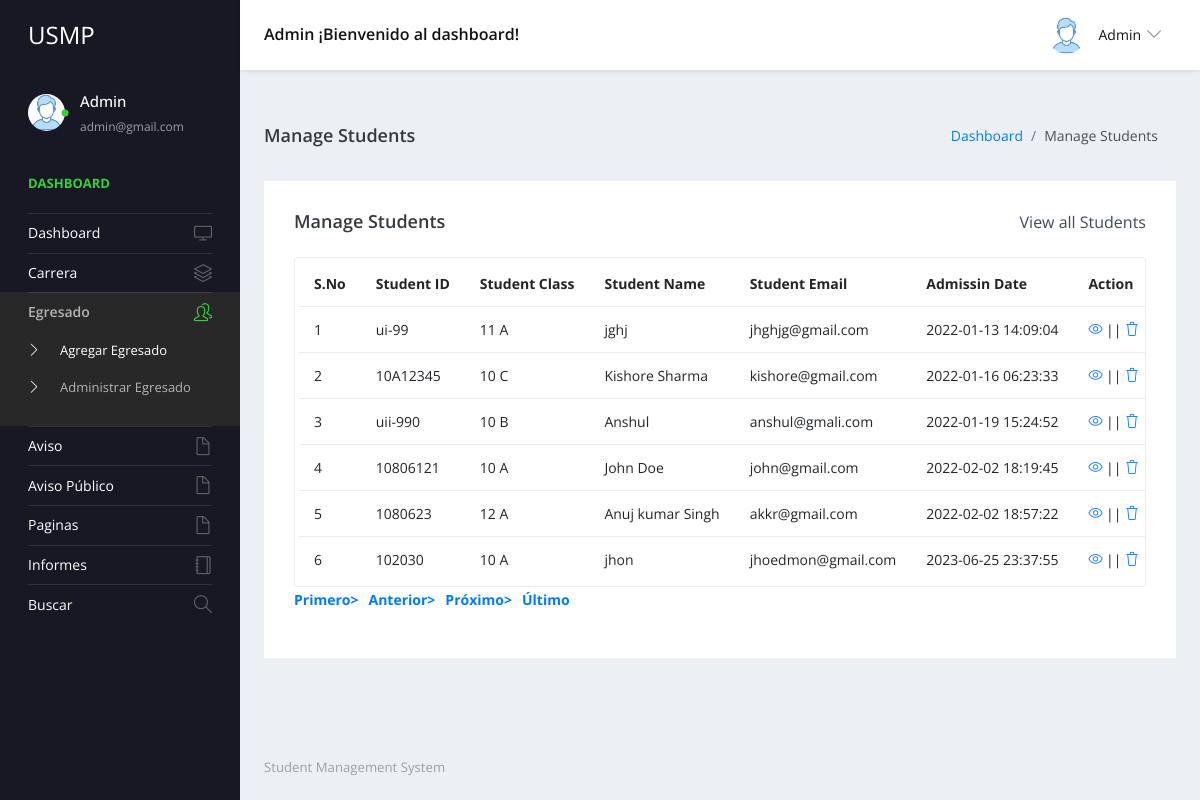
/studentms/admin/manage-students.php (signed in), run on the app's committed database.
### tables this page shows
CREATE TABLE `tblstudent` (
  `ID` int(10) NOT NULL,
  `StudentName` varchar(200) DEFAULT NULL,
  `StudentEmail` varchar(200) DEFAULT NULL,
  `StudentClass` varchar(100) DEFAULT NULL,
  `Gender` varchar(50) DEFAULT NULL,
  `DOB` date DEFAULT NULL,
  `StuID` varchar(200) DEFAULT NULL,
  `FatherName` mediumtext DEFAULT NULL,
  `MotherName` mediumtext DEFAULT NULL,
  `ContactNumber` bigint(10) DEFAULT NULL,
  `AltenateNumber` bigint(10) DEFAULT NULL,
  `Address` mediumtext DEFAULT NULL,
  `UserName` varchar(200) DEFAULT NULL,
  `Password` varchar(200) DEFAULT NULL,
  `Image` varchar(200) DEFAULT NULL,
  `DateofAdmission` timestamp NULL DEFAULT current_timestamp()
);

CREATE TABLE `tblclass` (
  `ID` int(5) NOT NULL,
  `ClassName` varchar(50) DEFAULT NULL,
  `Section` varchar(20) DEFAULT NULL,
  `CreationDate` timestamp NULL DEFAULT current_timestamp()
);

### studentms/admin/manage-students.php (the view, shortened to what this page needs)
<?php
include('includes/dbconnection.php');
if (strlen($_SESSION['sturecmsaid']==0)) {
  header('location:logout.php');
  } else{
?>
<!DOCTYPE html>
<html lang="en">
  <head>
    <link rel="stylesheet" href="vendors/simple-line-icons/css/simple-line-icons.css">
    <link rel="stylesheet" href="vendors/flag-icon-css/css/flag-icon.min.css">
    <link rel="stylesheet" href="vendors/css/vendor.bundle.base.css">
    <link rel="stylesheet" href="./vendors/daterangepicker/daterangepicker.css">
    <link rel="stylesheet" href="./vendors/chartist/chartist.min.css">
    <link rel="stylesheet" href="./css/style.css">
  </head>
  <body>
    <div class="container-scroller">
     <?php include_once('includes/header.php');?>
      <div class="container-fluid page-body-wrapper">
        <?php include_once('includes/sidebar.php');?>
        <div class="main-panel">
          <div class="content-wrapper">
             <div class="page-header">
              <h3 class="page-title"> Manage Students </h3>
              <nav aria-label="breadcrumb">
                <ol class="breadcrumb">
                  <li class="breadcrumb-item"><a href="dashboard.php">Dashboard</a></li>
                  <li class="breadcrumb-item active" aria-current="page"> Manage Students</li>
                </ol>
              </nav>
            </div>
            <div class="row">
              <div class="col-md-12 grid-margin stretch-card">
                <div class="card">
                  <div class="card-body">
                    <div class="d-sm-flex align-items-center mb-4">
                      <h4 class="card-title mb-sm-0">Manage Students</h4>
                      <a href="#" class="text-dark ml-auto mb-3 mb-sm-0"> View all Students</a>
                    </div>
                    <div class="table-responsive border rounded p-1">
                      <table class="table">
                        <thead>
                          <tr>
                            <th class="font-weight-bold">S.No</th>
                            <th class="font-weight-bold">Student ID</th>
                            <th class="font-weight-bold">Student Class</th>
                            <th class="font-weight-bold">Student Name</th>
                            <th class="font-weight-bold">Student Email</th>
                            <th class="font-weight-bold">Admissin Date</th>
                            <th class="font-weight-bold">Action</th>
                          </tr>
                        </thead>
                        <tbody>
                           <?php
                            if (isset($_GET['pageno'])) {
            $pageno = $_GET['pageno'];
        } else {
            $pageno = 1;
        }
        $no_of_records_per_page = 15;
        $offset = ($pageno-1) * $no_of_records_per_page;
       $ret = "SELECT ID FROM tblstudent";
$query1 = $dbh -> prepare($ret);
$query1->execute();
$total_rows=$query1->rowCount();
$total_pages = ceil($total_rows / $no_of_records_per_page);
$sql="SELECT tblstudent.StuID,tblstudent.ID as sid,tblstudent.StudentName,tblstudent.StudentEmail,tblstudent.DateofAdmission,tblclass.ClassName,tblclass.Section from tblstudent join tblclass on tblclass.ID=tblstudent.StudentClass LIMIT $offset, $no_of_records_per_page";
$query = $dbh -> prepare($sql);
$query->execute();
$results=$query->fetchAll(PDO::FETCH_OBJ);
$cnt=1;
if($query->rowCount() > 0)
{
foreach($results as $row)
{               ?>
                          <tr>
                            <td><?php echo htmlentities($cnt);?></td>
                            <td><?php  echo htmlentities($row->StuID);?></td>
                            <td><?php  echo htmlentities($row->ClassName);?> <?php  echo htmlentities($row->Section);?></td>
                            <td><?php  echo htmlentities($row->StudentName);?></td>
                            <td><?php  echo htmlentities($row->StudentEmail);?></td>
                            <td><?php  echo htmlentities($row->DateofAdmission);?></td>
                            <td>
                              <div><a href="edit-student-detail.php?editid=<?php echo htmlentities ($row->sid);?>"><i class="icon-eye"></i></a>
                                                || <a href="manage-students.php?delid=<?php echo ($row->sid);?>" onclick="return confirm('Do you really want to Delete ?');"> <i class="icon-trash"></i></a></div>
                            </td>
                          </tr><?php $cnt=$cnt+1;}} ?>
                        </tbody>
                      </table>
                    </div>
                    <div align="left">
    <ul class="pagination" >
        <li><a href="?pageno=1"><strong>Primero></strong></a></li>
        <li class="<?php if($pageno <= 1){ echo 'disabled'; } ?>">
            <a href="<?php if($pageno <= 1){ echo '#'; } else { echo "?pageno=".($pageno - 1); } ?>"><strong style="padding-left: 10px">Anterior></strong></a>
        </li>
        <li class="<?php if($pageno >= $total_pages){ echo 'disabled'; } ?>">
            <a href="<?php if($pageno >= $total_pages){ echo '#'; } else { echo "?pageno=".($pageno + 1); } ?>"><strong style="padding-left: 10px">Próximo></strong></a>
        </li>
        <li><a href="?pageno=<?php echo $total_pages; ?>"><strong style="padding-left: 10px">Último</strong></a></li>
    </ul>
</div>
                  </div>
                </div>
              </div>
            </div>
          </div>
         <?php include_once('includes/footer.php');?>
        </div>
      </div>
    </div>
  </body>
</html><?php }  ?>

### studentms/admin/includes/header.php (shortened to what this page needs)
 <nav class="navbar default-layout-navbar col-lg-12 col-12 p-0 fixed-top d-flex flex-row">
        <div class="navbar-brand-wrapper d-flex align-items-center">
          <a class="navbar-brand brand-logo" href="dashboard.php">
            <strong style="color: white;">USMP</strong>
          </a>
        </div><?php
         $aid= $_SESSION['sturecmsaid'];
$sql="SELECT * from tbladmin where ID=:aid";
$query = $dbh -> prepare($sql);
$query->bindParam(':aid',$aid,PDO::PARAM_STR);
$query->execute();
$results=$query->fetchAll(PDO::FETCH_OBJ);
$cnt=1;
if($query->rowCount() > 0)
{
foreach($results as $row)
{               ?>
        <div class="navbar-menu-wrapper d-flex align-items-center flex-grow-1">
          <h5 class="mb-0 font-weight-medium d-none d-lg-flex"><?php  echo htmlentities($row->AdminName);?> ¡Bienvenido al dashboard!</h5>
          <ul class="navbar-nav navbar-nav-right ml-auto">
            <li class="nav-item dropdown d-none d-xl-inline-flex user-dropdown">
              <a class="nav-link dropdown-toggle" id="UserDropdown" href="#" data-toggle="dropdown" aria-expanded="false">
                <img class="img-xs rounded-circle ml-2" src="images/faces/face8.jpg" alt="Profile image"> <span class="font-weight-normal"> <?php  echo htmlentities($row->AdminName);?> </span></a>
                <?php $cnt=$cnt+1;}} ?>
            </li>
          </ul>
        </div>
      </nav>

### studentms/admin/includes/sidebar.php (shortened to what this page needs)
<nav class="sidebar sidebar-offcanvas" id="sidebar">
          <ul class="nav">
            <li class="nav-item nav-profile">
              <a href="#" class="nav-link">
                <div class="profile-image">
                  <img class="img-xs rounded-circle" src="images/faces/face8.jpg" alt="profile image">
                  <div class="dot-indicator bg-success"></div>
                </div>
                <div class="text-wrapper">
                  <?php
         $aid= $_SESSION['sturecmsaid'];
$sql="SELECT * from tbladmin where ID=:aid";
$query = $dbh -> prepare($sql);
$query->bindParam(':aid',$aid,PDO::PARAM_STR);
$query->execute();
$results=$query->fetchAll(PDO::FETCH_OBJ);
$cnt=1;
if($query->rowCount() > 0)
{
foreach($results as $row)
{               ?>
                  <p class="profile-name"><?php  echo htmlentities($row->AdminName);?></p>
                  <p class="designation"><?php  echo htmlentities($row->Email);?></p><?php $cnt=$cnt+1;}} ?>
                </div>
              </a>
            </li>
            <li class="nav-item nav-category">
              <span class="nav-link">Dashboard</span>
            </li>
            <li class="nav-item">
              <a class="nav-link" href="dashboard.php">
                <span class="menu-title">Dashboard</span>
                <i class="icon-screen-desktop menu-icon"></i>
              </a>
            </li>
            <li class="nav-item">
              <a class="nav-link" data-toggle="collapse" href="#ui-basic" aria-expanded="false" aria-controls="ui-basic">
                <span class="menu-title">Carrera</span>
                <i class="icon-layers menu-icon"></i>
              </a>
            </li>
            <li class="nav-item">
              <a class="nav-link" data-toggle="collapse" href="#ui-basic1" aria-expanded="false" aria-controls="ui-basic1">
                <span class="menu-title">Egresado</span>
                <i class="icon-people menu-icon"></i>
              </a>
              <div class="collapse" id="ui-basic1">
                <ul class="nav flex-column sub-menu">
                  <li class="nav-item"> <a class="nav-link" href="add-students.php">Agregar Egresado</a></li>
                  <li class="nav-item"> <a class="nav-link" href="manage-students.php">Administrar Egresado</a></li>
                </ul>
              </div>
            </li>
            <li class="nav-item">
              <a class="nav-link" data-toggle="collapse" href="#auth" aria-expanded="false" aria-controls="auth">
                <span class="menu-title">Aviso</span>
                <i class="icon-doc menu-icon"></i>
              </a>
            </li>
            <li class="nav-item">
              <a class="nav-link" data-toggle="collapse" href="#auth1" aria-expanded="false" aria-controls="auth">
                <span class="menu-title">Aviso Público</span>
                <i class="icon-doc menu-icon"></i>
              </a>
              <li class="nav-item">
              <a class="nav-link" data-toggle="collapse" href="#auth2" aria-expanded="false" aria-controls="auth">
                <span class="menu-title">Paginas</span>
                <i class="icon-doc menu-icon"></i>
              </a>
            </li>
              <li class="nav-item">
              <a class="nav-link" href="between-dates-reports.php">
                <span class="menu-title">Informes</span>
                <i class="icon-notebook menu-icon"></i>
              </a>
            </li>
            <li class="nav-item">
              <a class="nav-link" href="search.php">
                <span class="menu-title">Buscar</span>
                <i class="icon-magnifier menu-icon"></i>
              </a>
            </li>
            </li>
          </ul>
        </nav>

### data on the page
tblstudent: StuID "ui-99", tblclass.ClassName "11", tblclass.Section "A", StudentName "jghj", StudentEmail "jhghjg@gmail.com", DateofAdmission "2022-01-13 14:09:04"
tblstudent: StuID "10A12345", tblclass.ClassName "10", tblclass.Section "C", StudentName "Kishore Sharma", StudentEmail "kishore@gmail.com", DateofAdmission "2022-01-16 06:23:33"
tblstudent: StuID "uii-990", tblclass.ClassName "10", tblclass.Section "B", StudentName "Anshul", StudentEmail "anshul@gmali.com", DateofAdmission "2022-01-19 15:24:52"
tblstudent: StuID "10806121", tblclass.ClassName "10", tblclass.Section "A", StudentName "John Doe", StudentEmail "john@gmail.com", DateofAdmission "2022-02-02 18:19:45"
tblstudent: StuID "1080623", tblclass.ClassName "12", tblclass.Section "A", StudentName "Anuj kumar Singh", StudentEmail "akkr@gmail.com", DateofAdmission "2022-02-02 18:57:22"
tblstudent: StuID "102030", tblclass.ClassName "10", tblclass.Section "A", StudentName "jhon", StudentEmail "jhoedmon@gmail.com", DateofAdmission "2023-06-25 23:37:55"

### other printed values
$row->AdminName "Admin"
$row->Email "admin@gmail.com"
